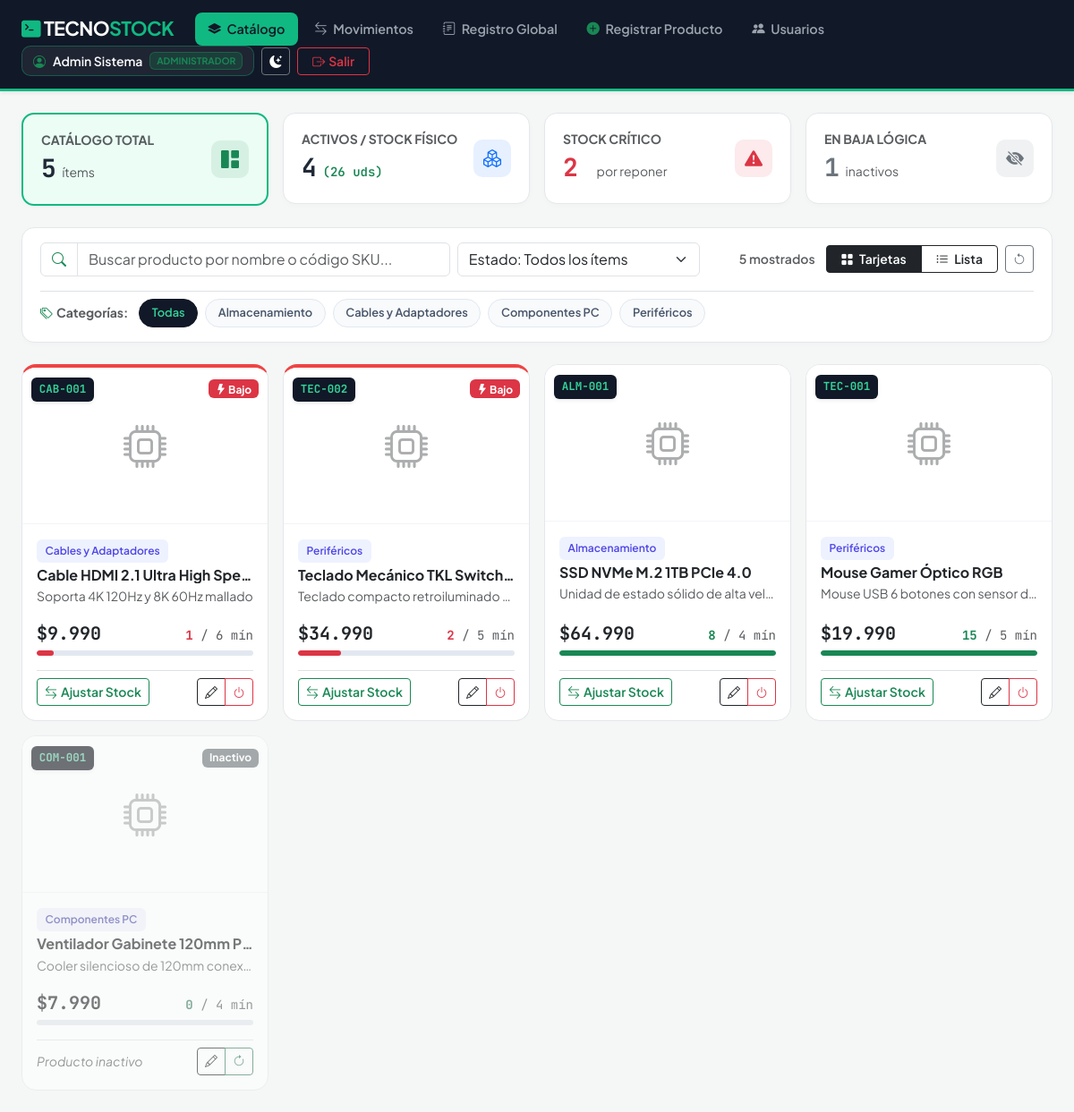
The page /index.php (signed in) on the database its author committed.
### tables this page shows
CREATE TABLE categoria (
    id_categoria INT AUTO_INCREMENT PRIMARY KEY,
    nombre VARCHAR(80) NOT NULL UNIQUE,
    descripcion VARCHAR(255) DEFAULT NULL,
    estado TINYINT(1) NOT NULL DEFAULT 1
);

CREATE TABLE producto (
    id_producto INT AUTO_INCREMENT PRIMARY KEY,
    codigo VARCHAR(30) NOT NULL UNIQUE,
    nombre VARCHAR(120) NOT NULL,
    descripcion VARCHAR(255) DEFAULT NULL,
    imagen VARCHAR(255) DEFAULT NULL,
    precio INT NOT NULL CHECK (precio >= 0),
    stock_actual INT NOT NULL DEFAULT 0 CHECK (stock_actual >= 0),
    stock_minimo INT NOT NULL DEFAULT 0 CHECK (stock_minimo >= 0),
    estado TINYINT(1) NOT NULL DEFAULT 1,
    id_categoria INT NOT NULL,
    id_proveedor INT DEFAULT NULL,
    CONSTRAINT fk_producto_categoria FOREIGN KEY (id_categoria)
        REFERENCES categoria(id_categoria)
        ON UPDATE CASCADE
        ON DELETE RESTRICT,
    CONSTRAINT fk_producto_proveedor FOREIGN KEY (id_proveedor)
        REFERENCES proveedor(id_proveedor)
        ON UPDATE CASCADE
        ON DELETE RESTRICT
);

### index.php (the view, shortened to what this page needs)
<?php
require_once 'config/conexion.php';
$busqueda     = trim($_GET['busqueda'] ?? '');
$categorias = $pdo->query("SELECT id_categoria, nombre FROM categoria WHERE estado = 1 ORDER BY nombre ASC")->fetchAll();
$sql = "SELECT p.id_producto, p.codigo, p.nombre, p.descripcion, p.imagen, p.precio,
               p.stock_actual, p.stock_minimo, p.estado, p.id_categoria,
               c.nombre AS categoria_nombre,
               pr.razon_social AS proveedor_nombre
        FROM producto p
        INNER JOIN categoria c ON p.id_categoria = c.id_categoria
        LEFT JOIN proveedor pr ON p.id_proveedor = pr.id_proveedor
        WHERE 1 = 1";
$params = [];
$sql .= " ORDER BY p.estado DESC, (p.stock_actual < p.stock_minimo) DESC, p.id_producto DESC";
$stmt = $pdo->prepare($sql);
$stmt->execute($params);
$productos = $stmt->fetchAll();
$kpis = $pdo->query("
    SELECT
        COUNT(*) AS total_productos,
        SUM(CASE WHEN estado = 1 THEN 1 ELSE 0 END) AS productos_activos,
        SUM(CASE WHEN estado = 0 THEN 1 ELSE 0 END) AS productos_inactivos,
        COALESCE(SUM(CASE WHEN estado = 1 THEN stock_actual ELSE 0 END), 0) AS total_unidades,
        SUM(CASE WHEN estado = 1 AND stock_actual < stock_minimo THEN 1 ELSE 0 END) AS alertas_criticas
    FROM producto
")->fetch();
$movsRaw = $pdo->query("
    SELECT m.id_producto, m.fecha_hora, m.tipo, m.cantidad, m.motivo, u.nombre AS usuario_nombre
    FROM movimiento m
    INNER JOIN usuario u ON m.id_usuario = u.id_usuario
    ORDER BY m.fecha_hora DESC, m.id_movimiento DESC
")->fetchAll();
$movsPorProducto = [];
foreach ($movsRaw as $mv) {
    $idP = (int)$mv['id_producto'];
    if (!isset($movsPorProducto[$idP]) || count($movsPorProducto[$idP]) < 5) {
        $movsPorProducto[$idP][] = [
            'fecha'    => date('d/m/Y H:i', strtotime($mv['fecha_hora'])),
            'tipo'     => (int)$mv['tipo'],
            'cantidad' => (int)$mv['cantidad'],
            'motivo'   => $mv['motivo'],
            'usuario'  => $mv['usuario_nombre']
        ];
    }
}
?>
<!DOCTYPE html>
<html lang="es">
<head>
    <link href="https://cdn.jsdelivr.net/npm/bootstrap@5.3.3/dist/css/bootstrap.min.css" rel="stylesheet">
    <link href="https://cdn.jsdelivr.net/npm/bootstrap-icons@1.11.3/font/bootstrap-icons.min.css" rel="stylesheet">
    <link href="assets/theme.css" rel="stylesheet">
</head>
<body>
<?php include 'includes/navbar.php'; ?>
<main class="container-fluid px-4 py-4" style="max-width: 1420px;">
    <div class="row g-3 mb-4">
        <div class="col-sm-6 col-lg-3">
            <div class="kpi-tile kpi-selected" id="tileTodos" onclick="seleccionarFiltroKpi('', this)">
                <div class="d-flex align-items-center justify-content-between">
                    <div>
                        <span class="text-muted small fw-bold text-uppercase d-block">Catálogo Total</span>
                        <span class="fs-3 fw-bold mono"><?= (int)$kpis['total_productos'] ?></span>
                        <span class="text-muted small ms-1">ítems</span>
                    </div>
                    <div class="kpi-icon-box bg-success bg-opacity-10 text-success">
                        <i class="bi bi-grid-1x2-fill"></i>
                    </div>
                </div>
            </div>
        </div>
        <div class="col-sm-6 col-lg-3">
            <div class="kpi-tile" id="tileActivos" onclick="seleccionarFiltroKpi('activos', this)">
                <div class="d-flex align-items-center justify-content-between">
                    <div>
                        <span class="text-muted small fw-bold text-uppercase d-block">Activos / Stock Físico</span>
                        <span class="fs-3 fw-bold mono"><?= (int)$kpis['productos_activos'] ?></span>
                        <span class="text-success small fw-semibold ms-1 mono">(<?= number_format((int)$kpis['total_unidades'], 0, ',', '.') ?> uds)</span>
                    </div>
                    <div class="kpi-icon-box bg-primary bg-opacity-10 text-primary">
                        <i class="bi bi-boxes"></i>
                    </div>
                </div>
            </div>
        </div>
        <div class="col-sm-6 col-lg-3">
            <div class="kpi-tile kpi-danger-tile" id="tileCriticos" onclick="seleccionarFiltroKpi('bajo', this)">
                <div class="d-flex align-items-center justify-content-between">
                    <div>
                        <span class="text-muted small fw-bold text-uppercase d-block">Stock Crítico</span>
                        <span class="fs-3 fw-bold mono <?= (int)$kpis['alertas_criticas'] > 0 ? 'text-danger' : '' ?>">
                            <?= (int)$kpis['alertas_criticas'] ?>
                        </span>
                        <span class="text-muted small ms-1">por reponer</span>
                    </div>
                    <div class="kpi-icon-box bg-danger bg-opacity-10 text-danger">
                        <i class="bi bi-exclamation-triangle-fill"></i>
                    </div>
                </div>
            </div>
        </div>
        <div class="col-sm-6 col-lg-3">
            <div class="kpi-tile" id="tileInactivos" onclick="seleccionarFiltroKpi('inactivos', this)">
                <div class="d-flex align-items-center justify-content-between">
                    <div>
                        <span class="text-muted small fw-bold text-uppercase d-block">En Baja Lógica</span>
                        <span class="fs-3 fw-bold mono text-secondary"><?= (int)$kpis['productos_inactivos'] ?></span>
                        <span class="text-muted small ms-1">inactivos</span>
                    </div>
                    <div class="kpi-icon-box bg-secondary bg-opacity-10 text-secondary">
                        <i class="bi bi-eye-slash-fill"></i>
                    </div>
                </div>
            </div>
        </div>
    </div>
    <div class="toolbar-box mb-4">
        <div class="row g-2 align-items-center mb-3">
            <div class="col-md-6 col-lg-5">
                <div class="input-group">
                    <span class="input-group-text bg-white text-success"><i class="bi bi-search"></i></span>
                    <input type="text" id="inputBusqueda" class="form-control" autocomplete="off"
                           placeholder="Buscar producto por nombre o código SKU..." value="<?= htmlspecialchars($busqueda) ?>">
                </div>
            </div>
            <div class="col-md-3 col-lg-3">
                <select id="selectEstado" class="form-select">
                    <option value="">Estado: Todos los ítems</option>
                </select>
            </div>
            <div class="col-md-3 col-lg-4 d-flex justify-content-md-end align-items-center gap-2">
                <span class="text-muted small fw-semibold me-1 d-none d-xl-inline" id="contadorResultados"><?= count($productos) ?> mostrados</span>
                <div class="btn-group" role="group" aria-label="Cambiar vista">
                    <button type="button" id="btnVistaGrid" class="btn btn-sm btn-dark fw-semibold px-3" onclick="cambiarVista('grid')" title="Vista Vitrina">
                        <i class="bi bi-grid-fill me-1"></i> Tarjetas
                    </button>
                    <button type="button" id="btnVistaTabla" class="btn btn-sm btn-outline-dark fw-semibold px-3" onclick="cambiarVista('tabla')" title="Vista Tabla">
                        <i class="bi bi-list-ul me-1"></i> Lista
                    </button>
                </div>
                <button type="button" onclick="limpiarFiltrosEnVivo()" class="btn btn-sm btn-outline-secondary" title="Restablecer filtros">
                    <i class="bi bi-arrow-counterclockwise"></i>
                </button>
            </div>
        </div>
        <div class="d-flex align-items-center gap-2 flex-wrap pt-2 border-top">
            <span class="text-muted small fw-bold me-1"><i class="bi bi-tags text-success me-1"></i>Categorías:</span>
            <button type="button" class="cat-chip active" data-cat="" onclick="seleccionarCategoriaChip('', this)">Todas</button>
            <?php foreach ($categorias as $cat): ?>
                <button type="button" class="cat-chip" data-cat="<?= (int)$cat['id_categoria'] ?>" onclick="seleccionarCategoriaChip('<?= (int)$cat['id_categoria'] ?>', this)">
                    <?= htmlspecialchars($cat['nombre']) ?>
                </button>
            <?php endforeach; ?>
        </div>
    </div>
    <div class="catalogo-wrapper" id="catalogoWrapper">
        <div id="vistaCuadricula" class="row g-3">
            <?php foreach ($productos as $p): ?>
                <?php
                    $activo  = ((int)$p['estado'] === 1);
                    $critico = ($activo && $p['stock_actual'] < $p['stock_minimo']);
                    $porcentajeStock = ($p['stock_minimo'] > 0)
                        ? min(100, round(($p['stock_actual'] / ($p['stock_minimo'] * 2)) * 100))
                        : ($p['stock_actual'] > 0 ? 100 : 0);
                    $barColor = !$activo ? 'bg-secondary' : ($critico ? 'bg-danger' : 'bg-success');
                    $prodJson = htmlspecialchars(json_encode([
                        'id'          => (int)$p['id_producto'],
                        'codigo'      => $p['codigo'],
                        'nombre'      => $p['nombre'],
                        'descripcion' => $p['descripcion'] ?: 'Sin descripción técnica registrada.',
                        'imagen'      => $p['imagen'] ?: '',
                        'categoria'   => $p['categoria_nombre'],
                        'proveedor'   => $p['proveedor_nombre'] ?: 'Sin proveedor habitual asociado',
                        'precio'      => number_format($p['precio'], 0, ',', '.'),
                        'stock'       => (int)$p['stock_actual'],
                        'minimo'      => (int)$p['stock_minimo'],
                        'activo'      => $activo,
                        'critico'     => $critico,
                        'movimientos' => $movsPorProducto[(int)$p['id_producto']] ?? []
                    ], JSON_UNESCAPED_UNICODE | JSON_UNESCAPED_SLASHES), ENT_QUOTES, 'UTF-8');
                ?>
                <div class="col-sm-6 col-md-4 col-lg-3 item-catalogo"
                     data-codigo="<?= htmlspecialchars(mb_strtolower($p['codigo'])) ?>"
                     data-nombre="<?= htmlspecialchars(mb_strtolower($p['nombre'])) ?>"
                     data-categoria="<?= (int)$p['id_categoria'] ?>"
                     data-activo="<?= $activo ? '1' : '0' ?>"
                     data-critico="<?= $critico ? '1' : '0' ?>">
                    <div class="product-card <?= !$activo ? 'card-inactiva' : ($critico ? 'card-critica' : '') ?>"
                         data-prod="<?= $prodJson ?>"
                         onclick="abrirDetalleDesdeElemento(this)">
                        <div class="card-badge-top-left">
                            <span class="sku-tag mono shadow-sm"><?= htmlspecialchars($p['codigo']) ?></span>
                        </div>
                        <div class="card-badge-top-right">
                            <?php if (!$activo): ?>
                                <span class="badge bg-secondary">Inactivo</span>
                            <?php elseif ($critico): ?>
                                <span class="badge bg-danger"><i class="bi bi-lightning-fill"></i> Bajo</span>
                            <?php endif; ?>
                        </div>
                        <div class="card-img-stage">
                        </div>
                        <div class="p-3 d-flex flex-column flex-grow-1">
                            <div class="mb-1">
                                <span class="cat-pill"><?= htmlspecialchars($p['categoria_nombre']) ?></span>
                            </div>
                            <h6 class="fw-bold text-dark mb-1 text-truncate" title="<?= htmlspecialchars($p['nombre']) ?>">
                                <?= htmlspecialchars($p['nombre']) ?>
                            </h6>
                            <p class="text-muted small mb-3 text-truncate">
                                <?= htmlspecialchars($p['descripcion'] ?: 'Sin descripción técnica') ?>
                            </p>
                            <div class="mt-auto">
                                <div class="d-flex justify-content-between align-items-baseline mb-1">
                                    <span class="fw-bold mono fs-5 text-dark">$<?= number_format($p['precio'], 0, ',', '.') ?></span>
                                    <span class="mono small fw-bold <?= $critico ? 'text-danger' : 'text-success' ?>">
                                        <?= $p['stock_actual'] ?> <span class="text-muted fw-normal">/ <?= $p['stock_minimo'] ?> mín</span>
                                    </span>
                                </div>
                                <div class="stock-bar-bg mb-3">
                                    <div class="stock-bar-fill <?= $barColor ?>" style="width: <?= $porcentajeStock ?>%;"></div>
                                </div>
                                <div class="d-flex justify-content-between align-items-center pt-2 border-top" onclick="event.stopPropagation();">
                                    <?php if ($activo): ?>
                                        <a href="movimientos.php?producto=<?= (int)$p['id_producto'] ?>" class="btn btn-sm btn-outline-success fw-semibold px-2" title="Registrar entrada o salida de este producto">
                                            <i class="bi bi-arrow-left-right me-1"></i>Ajustar Stock
                                        </a>
                                    <?php else: ?>
                                        <span class="text-muted small fst-italic">Producto inactivo</span>
                                    <?php endif; ?>
                                    <div class="btn-group btn-group-sm">
                                        <a href="producto_form.php?id=<?= $p['id_producto'] ?>" class="btn btn-outline-dark" title="Editar ficha">
                                            <i class="bi bi-pencil"></i>
                                        </a>
                                        <button type="button"
                                                class="btn <?= $activo ? 'btn-outline-danger' : 'btn-outline-success' ?>"
                                                title="<?= $activo ? 'Deshabilitar' : 'Habilitar' ?>"
                                                onclick="abrirModalEstado(<?= $p['id_producto'] ?>, '<?= htmlspecialchars(addslashes($p['nombre'])) ?>', <?= $activo ? 0 : 1 ?>)">
                                            <i class="bi <?= $activo ? 'bi-power' : 'bi-arrow-clockwise' ?>"></i>
                                        </button>
                                    </div>
                                </div>
                            </div>
                        </div>
                    </div>
                </div>
            <?php endforeach; ?>
        </div>
    </div>
</main>
</body>
</html>

### rows shown on the page
categoria: nombre "Almacenamiento"
categoria: nombre "Cables y Adaptadores"
categoria: nombre "Componentes PC"
categoria: nombre "Periféricos"
producto: codigo "CAB-001", estado 1 (drawn), id_categoria.nombre "Cables y Adaptadores", nombre "Cable HDMI 2.1 Ultra High Spe…", descripcion "Soporta 4K 120Hz y 8K 60Hz mallado", precio "9.990", stock_actual "1", stock_minimo "6"
producto: codigo "TEC-002", estado 1 (drawn), id_categoria.nombre "Periféricos", nombre "Teclado Mecánico TKL Switch…", descripcion "Teclado compacto retroiluminado…", precio "34.990", stock_actual "2", stock_minimo "5"
producto: codigo "ALM-001", id_categoria.nombre "Almacenamiento", nombre "SSD NVMe M.2 1TB PCIe 4.0", descripcion "Unidad de estado sólido de alta vel…", precio "64.990", stock_actual "8", stock_minimo "4", estado 1 (drawn)
producto: codigo "TEC-001", id_categoria.nombre "Periféricos", nombre "Mouse Gamer Óptico RGB", descripcion "Mouse USB 6 botones con sensor d…", precio "19.990", stock_actual "15", stock_minimo "5", estado 1 (drawn)
producto: codigo "COM-001", estado "Inactivo", id_categoria.nombre "Componentes PC", nombre "Ventilador Gabinete 120mm P…", descripcion "Cooler silencioso de 120mm conex…", precio "7.990", stock_actual "0", stock_minimo "4"

### other values the page prints
$navNombre "Admin Sistema"
obtenerNombreRol($navRol) "ADMINISTRADOR"
$kpis['total_productos'] "5"
$kpis['productos_activos'] "4"
$kpis['total_unidades'] "26"
$kpis['alertas_criticas'] "2"
$kpis['productos_inactivos'] "1"
count($productos) "5"
